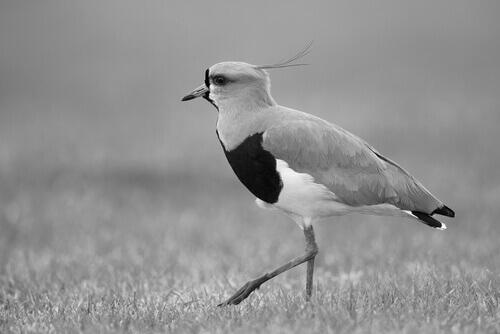
#> input picture Images/quero.jpg, 500 x 334 px
$ python 'filtro espacial.py'
#> lines starting #> are read from the running program, lines starting #| are printed output that depends on the picture
import numpy as np
from PIL import Image
from numpy import asarray
from scipy import ndimage


def main():

    image = Image.open('Images/quero.jpg')
#> image is the input picture: PIL image 500x334 L; min 0, max 255, mean 145.5


    npImage = np.array(image).astype(int)

    print(npImage[0:5, 0:5])
#| [[125 125 125 126 126]
#|  [125 125 125 126 126]
#|  [125 125 125 126 126]
#|  [125 125 125 126 126]
#|  [125 125 125 126 126]]


    kernelA = np.array([[0, 0, 0], [0, 1, 0], [0, 0, 0]])

    kernelB = np.array([[1, 0, -1], [0, 0, 0], [-1, 0, 1]])

    kernelC = np.array([[0, -1, 0], [-1, 4, -1], [0, -1, 0]])

    kernelD = np.array([[-1, -1, -1], [-1, 8, -1], [-1, -1, -1]])

    kernelE = np.array([[0, -1, 0], [-1, 5, -1], [0, -1, 0]])

    kernelF = np.array([[1, 1, 1], [1, 1, 1], [1, 1, 1]])
    kernelF = (kernelF*(1/9))

    kernelG = np.array([[1, 2, 1], [2, 4, 2], [1, 2, 1]])
    kernelG = (kernelG*(1/16))

    kernelH = np.array([[1, 4, 6, 4, 1], [4, 16, 24, 16, 4],
                        [6, 24, 36, 24, 6], [4, 16, 24, 16, 4],
                        [1, 4, 6, 4, 1]])
    kernelH = (kernelH*(1/256))

    kernelI = np.array([[1, 4, 6, 4, 1], [4, 16, 24, 16, 4],
                        [6, 24, -476, 24, 6], [4, 16, 24, 16, 4],
                        [1, 4, 6, 4, 1]])
    kernelI = (kernelI * (-1 / 256))


    imageA = ndimage.convolve(npImage, kernelA, mode='reflect')

    imageB = ndimage.convolve(npImage, kernelB, mode='reflect')
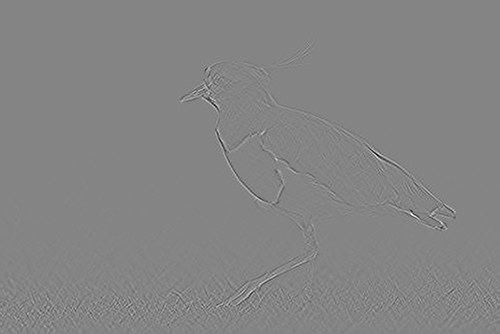
#> imageB: shape (334, 500) int64; min -323, max 299, mean 0; drawn with min black and max white

    imageC = ndimage.convolve(npImage, kernelC, mode='reflect')

    imageD = ndimage.convolve(npImage, kernelD, mode='reflect')

    imageE = ndimage.convolve(npImage, kernelE, mode='reflect')
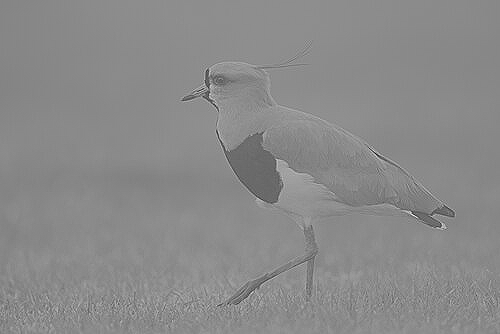
#> imageE: shape (334, 500) int64; min -409, max 614, mean 145.5; drawn with min black and max white

    imageF = ndimage.convolve(npImage, kernelF, mode='reflect')

    imageG = ndimage.convolve(npImage, kernelG, mode='reflect')

    imageH = ndimage.convolve(npImage, kernelH, mode='reflect')

    imageI = ndimage.convolve(npImage, kernelI, mode='reflect')
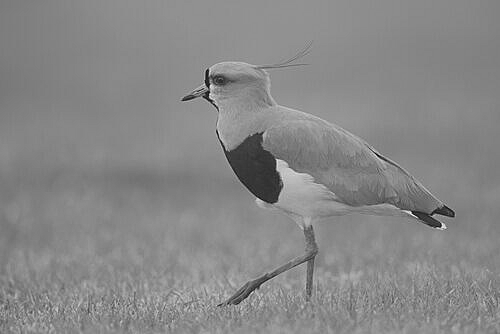
#> imageI: shape (334, 500) int64; min -72, max 336, mean 145; drawn with min black and max white


#> (the run stopped early here; a loop or call above may not have finished)
